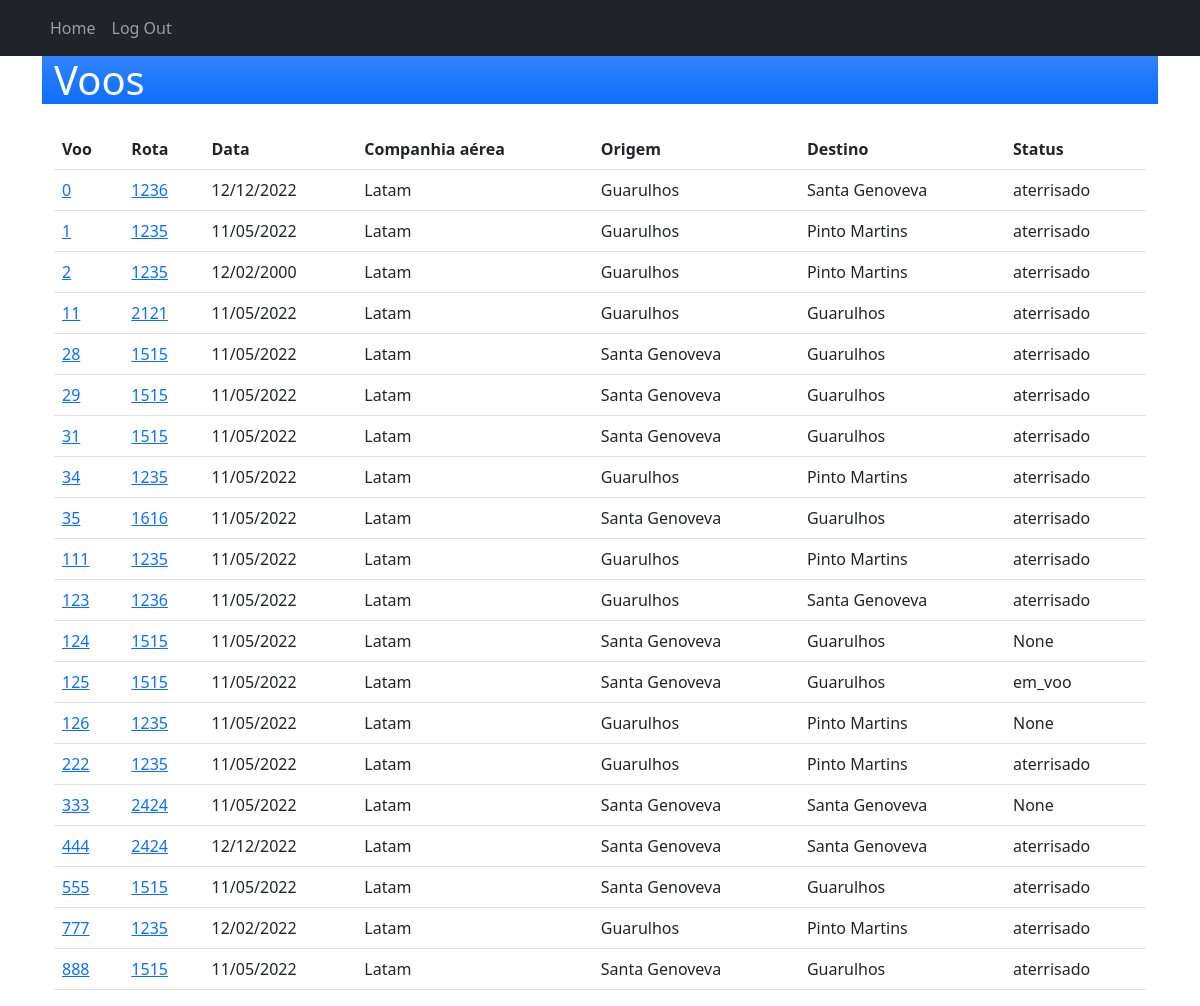
Before: /crud/consultar-voos (signed in) with the older database file.
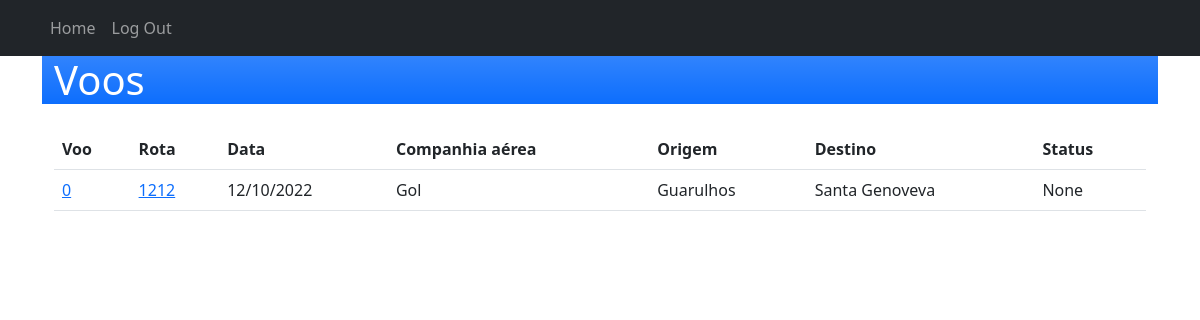
After: the same page with the newer database file.
### rota/models.py (models this page shows, shortened)
class Voo(models.Model):
    STATUS_POSSIVEIS = (
        ('em', 'embarcando'),
        ('ca', 'cancelado'),
        ('pr', 'programado'),
        ('ta', 'taxiando'),
        ('pt', 'pronto'),
        ('ao', 'autorizado'),
        ('vo', 'em_voo'),
        ('at', 'aterrisado')
    )
    rota = models.ForeignKey(Rota, on_delete=models.CASCADE, null=True)
    id = models.IntegerField(primary_key=True)
    status = models.CharField(max_length=2, null=True, blank=True, choices=STATUS_POSSIVEIS)
    piloto = models.CharField(max_length=20, null=False)
    hora_partida = models.TimeField(auto_now=False, null=True, blank=True)
    hora_chegada = models.TimeField(auto_now=False, null=True, blank=True)
    data = models.DateTimeField(null=True)
    class Meta:
        db_table = 'voos'

class Rota(models.Model):
    id = models.IntegerField(primary_key=True)
    codigo = models.CharField(max_length=15, null = False, unique = True)
    aeroporto_partida = models.CharField(max_length=200, null=False)
    aeroporto_chegada = models.CharField(max_length=200, null=False)
    hora_partida_prevista= models.TimeField(auto_now=False)
    hora_chegada_prevista= models.TimeField(auto_now=False)
    origem = models.CharField(max_length=20, null=False)
    destino = models.CharField(max_length=20, null=False)
    aeronave = models.CharField(max_length=20, null=False)
    companhia_aerea = models.CharField(max_length=20, null=False)
    class Meta:
        db_table = 'rotas'

### rota/views.py (the view)
# urls.py: path('crud/consultar-voos', views.VooListView.as_view(), name='consultar-voo'),
class VooListView(PermissionRequiredMixin, ListView):
    permission_required = 'rota.add_rota'
    model = Voo

### templates/rota/voo_list.html (shortened to what this page needs)
{% extends "base.html" %}
{% block content %}
<header class="bg-primary bg-gradient text-white">
    <div class="container">
            <h1>Voos</h1>
    </div>
</header>
<section id="Voos">
    <div class="container" style="margin-top:25px">
        <table class="table">
        <thead>
          <tr>
            <th scope="col">Voo</th>
            <th scope="col">Rota</th>
            <th scope="col">Data</th>
            <th scope="col">Companhia aérea</th>
            <th scope="col">Origem</th>
            <th scope="col">Destino</th>
            <th scope="col">Status</th>
          </tr>
        </thead>
        <tbody>
            {% for voo in object_list %}
                <tr>
                    <td><a href="{% url 'voo-detail' voo.id %}">{{ voo.id }}</a></td>
                    <td><a href="{% url 'rota-detail' voo.rota.id %}">{{ voo.rota.codigo }}</td>
                    <td>{{ voo.data|date:"d/m/Y" }}</td>
                    <td>{{ voo.rota.companhia_aerea }}</td>
                    <td>{{ voo.rota.aeroporto_partida }}</td>
                    <td>{{ voo.rota.aeroporto_chegada }}</td>
                    <td>{{ voo.get_status_display }}</td>
                </tr>
            {% endfor %}
        </tbody>
      </table>
    </div>
</section>
{% endblock %}

Changed rows visible on the page:
removed Voo: id "1", rota.codigo "1235", data "11/05/2022", rota.companhia_aerea "Latam", rota.aeroporto_partida "Guarulhos", rota.aeroporto_chegada "Pinto Martins", status "aterrisado"
removed Voo: id "2", rota.codigo "1235", data "12/02/2000", rota.companhia_aerea "Latam", rota.aeroporto_partida "Guarulhos", rota.aeroporto_chegada "Pinto Martins", status "aterrisado"
removed Voo: id "11", rota.codigo "2121", data "11/05/2022", rota.companhia_aerea "Latam", rota.aeroporto_partida "Guarulhos", rota.aeroporto_chegada "Guarulhos", status "aterrisado"
removed Voo: id "28", rota.codigo "1515", data "11/05/2022", rota.companhia_aerea "Latam", rota.aeroporto_partida "Santa Genoveva", rota.aeroporto_chegada "Guarulhos", status "aterrisado"
removed Voo: id "29", rota.codigo "1515", data "11/05/2022", rota.companhia_aerea "Latam", rota.aeroporto_partida "Santa Genoveva", rota.aeroporto_chegada "Guarulhos", status "aterrisado"
removed Voo: id "31", rota.codigo "1515", data "11/05/2022", rota.companhia_aerea "Latam", rota.aeroporto_partida "Santa Genoveva", rota.aeroporto_chegada "Guarulhos", status "aterrisado"
removed Voo: id "34", rota.codigo "1235", data "11/05/2022", rota.companhia_aerea "Latam", rota.aeroporto_partida "Guarulhos", rota.aeroporto_chegada "Pinto Martins", status "aterrisado"
removed Voo: id "35", rota.codigo "1616", data "11/05/2022", rota.companhia_aerea "Latam", rota.aeroporto_partida "Santa Genoveva", rota.aeroporto_chegada "Guarulhos", status "aterrisado"
removed Voo: id "111", rota.codigo "1235", data "11/05/2022", rota.companhia_aerea "Latam", rota.aeroporto_partida "Guarulhos", rota.aeroporto_chegada "Pinto Martins", status "aterrisado"
removed Voo: id "123", rota.codigo "1236", data "11/05/2022", rota.companhia_aerea "Latam", rota.aeroporto_partida "Guarulhos", rota.aeroporto_chegada "Santa Genoveva", status "aterrisado"
removed Voo: id "124", rota.codigo "1515", data "11/05/2022", rota.companhia_aerea "Latam", rota.aeroporto_partida "Santa Genoveva", rota.aeroporto_chegada "Guarulhos", status "None"
removed Voo: id "125", rota.codigo "1515", data "11/05/2022", rota.companhia_aerea "Latam", rota.aeroporto_partida "Santa Genoveva", rota.aeroporto_chegada "Guarulhos", status "em_voo"
removed Voo: id "126", rota.codigo "1235", data "11/05/2022", rota.companhia_aerea "Latam", rota.aeroporto_partida "Guarulhos", rota.aeroporto_chegada "Pinto Martins", status "None"
removed Voo: id "222", rota.codigo "1235", data "11/05/2022", rota.companhia_aerea "Latam", rota.aeroporto_partida "Guarulhos", rota.aeroporto_chegada "Pinto Martins", status "aterrisado"
removed Voo: id "333", rota.codigo "2424", data "11/05/2022", rota.companhia_aerea "Latam", rota.aeroporto_partida "Santa Genoveva", rota.aeroporto_chegada "Santa Genoveva", status "None"
removed Voo: id "444", rota.codigo "2424", data "12/12/2022", rota.companhia_aerea "Latam", rota.aeroporto_partida "Santa Genoveva", rota.aeroporto_chegada "Santa Genoveva", status "aterrisado"
removed Voo: id "555", rota.codigo "1515", data "11/05/2022", rota.companhia_aerea "Latam", rota.aeroporto_partida "Santa Genoveva", rota.aeroporto_chegada "Guarulhos", status "aterrisado"
removed Voo: id "777", rota.codigo "1235", data "12/02/2022", rota.companhia_aerea "Latam", rota.aeroporto_partida "Guarulhos", rota.aeroporto_chegada "Pinto Martins", status "aterrisado"
removed Voo: id "888", rota.codigo "1515", data "11/05/2022", rota.companhia_aerea "Latam", rota.aeroporto_partida "Santa Genoveva", rota.aeroporto_chegada "Guarulhos", status "aterrisado"
changed Voo "Guarulhos": rota.codigo "1236" → "1212"; data "12/12/2022" → "12/10/2022"; rota.companhia_aerea "Latam" → "Gol"; status "aterrisado" → "None"
